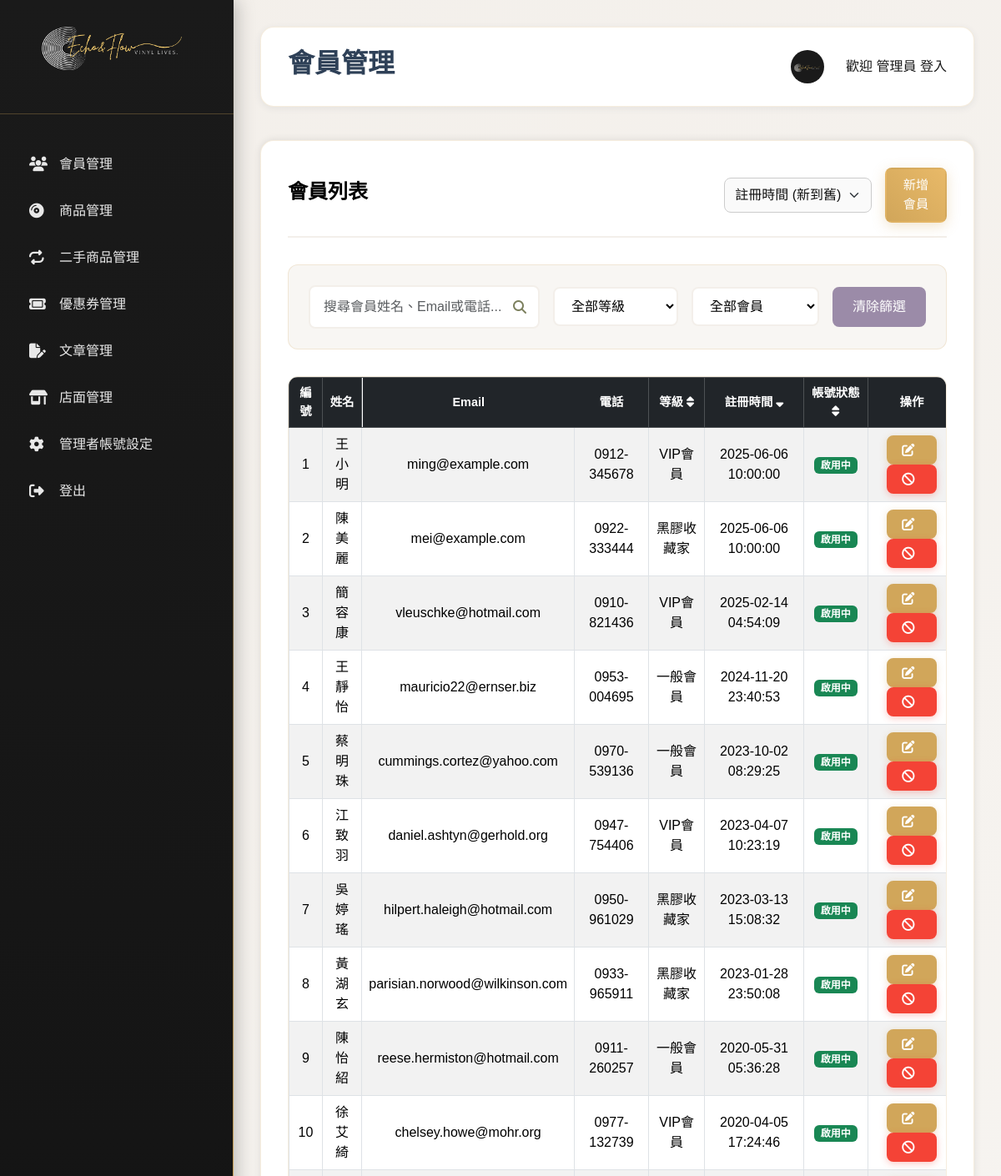
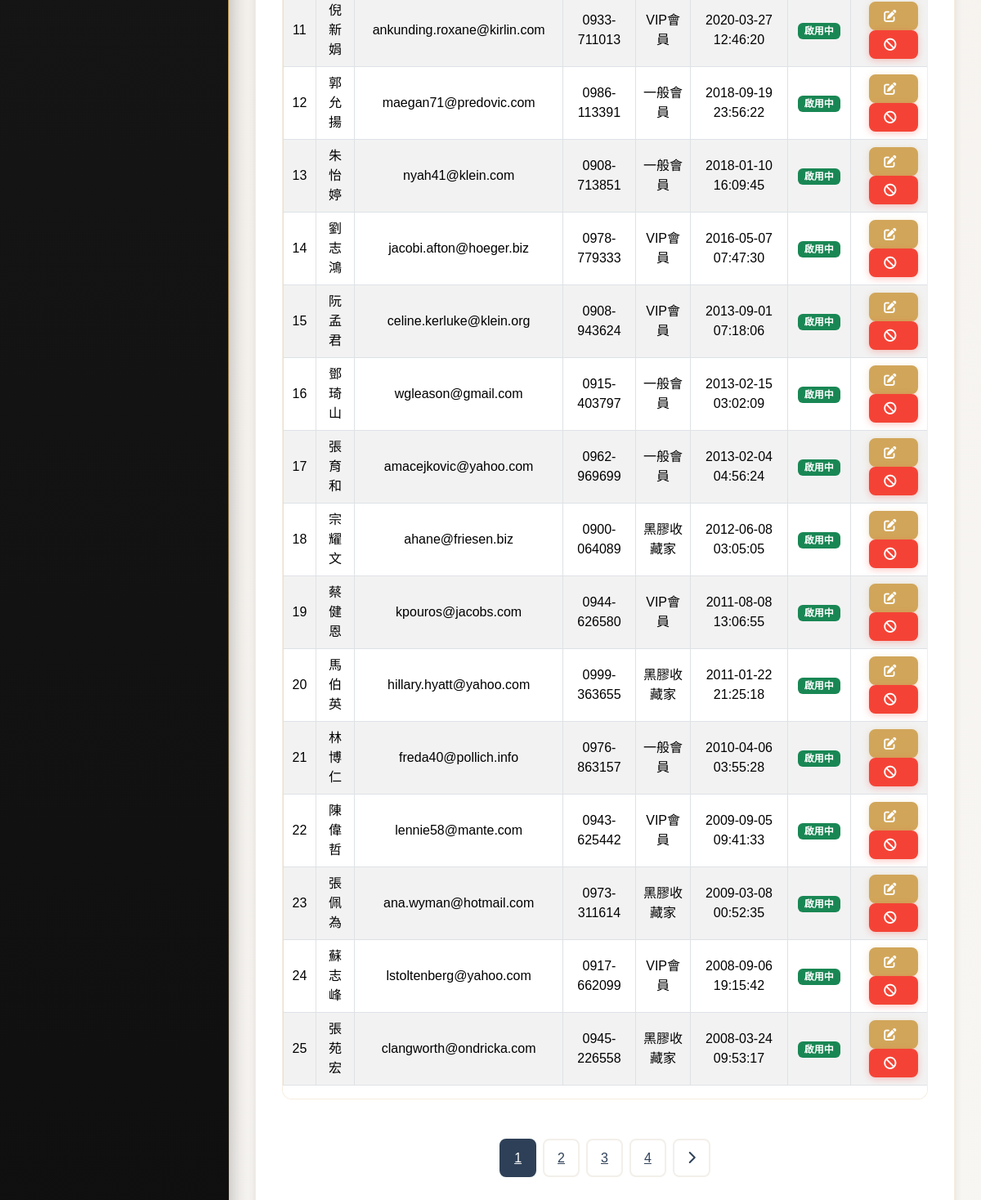
The page /users/index.php on the database its author committed (2 pictures, top to bottom).
### tables this page shows
CREATE TABLE `users` (
  `id` int(11) NOT NULL COMMENT '使用者ID',
  `name` varchar(100) NOT NULL COMMENT '使用者姓名',
  `account` varchar(100) NOT NULL COMMENT '帳號(使用信箱)',
  `password` varchar(100) NOT NULL COMMENT '密碼（要加密）',
  `email` varchar(100) DEFAULT NULL COMMENT '聯絡或驗證信箱',
  `phone` varchar(20) DEFAULT NULL COMMENT '手機號碼',
  `birthday` date DEFAULT NULL COMMENT '會員生日',
  `gender` enum('男','女') DEFAULT NULL COMMENT '性別',
  `level` enum('一般會員','VIP會員','黑膠收藏家') DEFAULT NULL COMMENT '會員等級',
  `created_at` datetime DEFAULT current_timestamp() COMMENT '註冊日期',
  `updated_at` datetime DEFAULT current_timestamp() ON UPDATE current_timestamp() COMMENT '資料更新日期',
  `is_valid` tinyint(4) NOT NULL DEFAULT 1
);

### users/index.php (the view, shortened to what this page needs)
<?php
require_once "../components/connect.php";
include "../template_top.php";
include "../template_main.php";
$perPage = 25;
$page = intval($_GET["page"] ?? 1);
$pageStart = ($page - 1) * $perPage;
$sortColumn = $_GET["sort"] ?? "created_at";
$sortOrder = $_GET["order"] ?? "DESC";
$sortOrder = strtoupper($sortOrder) === "ASC" ? "ASC" : "DESC";
$sql = "SELECT * FROM `users` WHERE 1=1 ";
$sqlAll = "SELECT * FROM `users` WHERE 1=1 ";
$status = $_GET["status"] ?? "";
$level = $_GET["level"] ?? "";
$search = $_GET["search"] ?? "";
$sql .= "ORDER BY `$sortColumn` $sortOrder ";
$sqlAll .= "ORDER BY `$sortColumn` $sortOrder ";
$sql .= "LIMIT $perPage OFFSET $pageStart";
try {
    $stmt = $pdo->prepare($sql);
    $stmtAll = $pdo->prepare($sqlAll);
    $params = [];
    if (!empty($params)) {
        $stmt->execute($params);
        $stmtAll->execute($params);
    } else {
        $stmt->execute();
        $stmtAll->execute();
    }
    $rows = $stmt->fetchAll(PDO::FETCH_ASSOC);
    $totalCount = $stmtAll->rowCount();
} catch (PDOException $e) {
    echo "錯誤: " . $e->getMessage();
    exit;
}
$totalPage = ceil($totalCount / $perPage);
?>
<div class="content-section">
    <div class="section-header d-flex justify-content-between align-items-center">
        <h3 class="section-title">會員列表</h3>
        <div class="d-flex align-items-center gap-3">
            <select id="sortFilter" onchange="handleSortChange(this)" class="form-select">
                <option value="created_at_desc" <?= $sortColumn === 'created_at' && $sortOrder === 'DESC' ? 'selected' : '' ?>>註冊時間 (新到舊)</option>
            </select>
            <a href="./add.php" class="btn btn-primary">新增會員</a>
        </div>
    </div>
    <div class="controls-section">
        <div class="search-box">
            <form action="" method="GET" class="d-flex">
                <input type="text" name="search" class="form-control" placeholder="搜尋會員姓名、Email或電話..."
                    value="<?= htmlspecialchars($search ?? '') ?>">
                <i class="fas fa-search search-icon" onclick="submitSearch()"></i>
            </form>
        </div>
        <div class="filter-group">
            <select id="levelFilter" onchange="handleLevelChange(this)">
                <option value="" <?= empty($level) ? 'selected' : '' ?>>全部等級</option>
            </select>
            <select id="statusFilter" onchange="handleStatusChange(this)">
                <option value="" <?= empty($status) ? 'selected' : '' ?>>全部會員</option>
            </select>
            <button class="clear-filters" onclick="clearFilters()">清除篩選</button>
        </div>
    </div>
    <div class="table-container table-responsive">
        <table class="table table-bordered table-striped align-middle ">
            <thead class="table-dark">
                <tr>
                    <th>編號</th>
                    <th>姓名</th>
                    <th>Email</th>
                    <th>電話</th>
                    <th>
                        <a href="?sort=level&order=<?= $sortColumn === 'level' && $sortOrder === 'ASC' ? 'DESC' : 'ASC' ?>" class="text-white text-decoration-none">
                            等級
                            <?php if ($sortColumn === 'level'): ?>
                                <i class="fas fa-sort-<?= $sortOrder === 'ASC' ? 'up' : 'down' ?>"></i>
                            <?php else: ?>
                                <i class="fas fa-sort"></i>
                            <?php endif; ?>
                        </a>
                    </th>
                    <th>
                        <a href="?sort=created_at&order=<?= $sortColumn === 'created_at' && $sortOrder === 'ASC' ? 'DESC' : 'ASC' ?>" class="text-white text-decoration-none">
                            註冊時間
                            <?php if ($sortColumn === 'created_at'): ?>
                                <i class="fas fa-sort-<?= $sortOrder === 'ASC' ? 'up' : 'down' ?>"></i>
                            <?php else: ?>
                                <i class="fas fa-sort"></i>
                            <?php endif; ?>
                        </a>
                    </th>
                    <th>
                        <a href="?sort=is_valid&order=<?= $sortColumn === 'is_valid' && $sortOrder === 'ASC' ? 'DESC' : 'ASC' ?>" class="text-white text-decoration-none">
                            帳號狀態
                            <?php if ($sortColumn === 'is_valid'): ?>
                                <i class="fas fa-sort-<?= $sortOrder === 'ASC' ? 'up' : 'down' ?>"></i>
                            <?php else: ?>
                                <i class="fas fa-sort"></i>
                            <?php endif; ?>
                        </a>
                    </th>
                    <th>操作</th>
                </tr>
            </thead>
            <tbody>
                <?php if (count($rows) > 0): ?>
                    <?php foreach ($rows as $index => $row): ?>
                        <tr>
                            <td><?= $index + 1 + ($page - 1) * $perPage ?></td>
                            <td><?= htmlspecialchars($row["name"] ?? '') ?></td>
                            <td><?= htmlspecialchars($row["email"] ?? '') ?></td>
                            <td><?= htmlspecialchars($row["phone"] ?? '') ?></td>
                            <td><?= htmlspecialchars($row["level"] ?? '') ?></td>
                            <td><?= htmlspecialchars($row["created_at"] ?? '') ?></td>
                            <td>
                                <?php if ($row["is_valid"] == 1): ?>
                                    <span class="badge bg-success">啟用中</span>
                                <?php else: ?>
                                    <span class="badge bg-danger">已停權</span>
                                <?php endif; ?>
                            </td>
                            <td>
                                <a href="update.php?id=<?= $row["id"] ?>" class="btn btn-sm btn-warning" title="修改">
                                    <i class="fas fa-edit"></i>
                                </a>
                                <?php if ($row["is_valid"] == 1): ?>
                                    <button class="btn btn-sm btn-danger btn-suspend" data-id="<?= $row["id"] ?>" title="停權">
                                        <i class="fas fa-ban"></i>
                                    </button>
                                <?php else: ?>
                                    <button class="btn btn-sm btn-success btn-restore" data-id="<?= $row["id"] ?>" title="恢復">
                                        <i class="fas fa-undo"></i>
                                    </button>
                                <?php endif; ?>
                            </td>
                        </tr>
                    <?php endforeach; ?>
                <?php else: ?>
                    <tr>
                        <td colspan="7" class="text-center">目前無資料</td>
                    </tr>
                <?php endif; ?>
            </tbody>
        </table>
    </div>
    <div class="pagination">
        <?php for ($i = 1; $i <= $totalPage; $i++): ?>
            <a href="?page=<?= $i ?>&sort=<?= $sortColumn ?>&order=<?= $sortOrder ?>"
                class="pagination-btn <?= ($page == $i) ? "active" : "" ?>"><?= $i ?></a>
        <?php endfor; ?>
        <?php if ($page < $totalPage): ?>
            <a href="?page=<?= $page + 1 ?>&sort=<?= $sortColumn ?>&order=<?= $sortOrder ?>" class="pagination-btn"><i
                    class="fas fa-chevron-right"></i></a>
        <?php endif; ?>
    </div>
    <?php include "../template_btm.php"; ?>

### rows shown on the page
users: perPage "1", name "王小明", email "ming@example.com", phone "0912-345678", level "VIP會員", created_at "2025-06-06 10:00:00", is_valid "啟用中"
users: perPage "2", name "陳美麗", email "mei@example.com", phone "0922-333444", level "黑膠收藏家", created_at "2025-06-06 10:00:00", is_valid "啟用中"
users: perPage "3", name "簡容康", email "vleuschke@hotmail.com", phone "0910-821436", level "VIP會員", created_at "2025-02-14 04:54:09", is_valid "啟用中"
users: perPage "4", name "王靜怡", email "mauricio22@ernser.biz", phone "0953-004695", level "一般會員", created_at "2024-11-20 23:40:53", is_valid "啟用中"
users: perPage "5", name "蔡明珠", email "cummings.cortez@yahoo.com", phone "0970-539136", level "一般會員", created_at "2023-10-02 08:29:25", is_valid "啟用中"
users: perPage "6", name "江致羽", email "daniel.ashtyn@gerhold.org", phone "0947-754406", level "VIP會員", created_at "2023-04-07 10:23:19", is_valid "啟用中"
users: perPage "7", name "吳婷瑤", email "hilpert.haleigh@hotmail.com", phone "0950-961029", level "黑膠收藏家", created_at "2023-03-13 15:08:32", is_valid "啟用中"
users: perPage "8", name "黃湖玄", email "parisian.norwood@wilkinson.com", phone "0933-965911", level "黑膠收藏家", created_at "2023-01-28 23:50:08", is_valid "啟用中"
users: perPage "9", name "陳怡紹", email "reese.hermiston@hotmail.com", phone "0911-260257", level "一般會員", created_at "2020-05-31 05:36:28", is_valid "啟用中"
users: perPage "10", name "徐艾綺", email "chelsey.howe@mohr.org", phone "0977-132739", level "VIP會員", created_at "2020-04-05 17:24:46", is_valid "啟用中"
users: perPage "11", name "倪新娟", email "ankunding.roxane@kirlin.com", phone "0933-711013", level "VIP會員", created_at "2020-03-27 12:46:20", is_valid "啟用中"
users: perPage "12", name "郭允揚", email "maegan71@predovic.com", phone "0986-113391", level "一般會員", created_at "2018-09-19 23:56:22", is_valid "啟用中"
users: perPage "13", name "朱怡婷", email "nyah41@klein.com", phone "0908-713851", level "一般會員", created_at "2018-01-10 16:09:45", is_valid "啟用中"
users: perPage "14", name "劉志鴻", email "jacobi.afton@hoeger.biz", phone "0978-779333", level "VIP會員", created_at "2016-05-07 07:47:30", is_valid "啟用中"
users: perPage "15", name "阮孟君", email "celine.kerluke@klein.org", phone "0908-943624", level "VIP會員", created_at "2013-09-01 07:18:06", is_valid "啟用中"
users: perPage "16", name "鄧琦山", email "wgleason@gmail.com", phone "0915-403797", level "一般會員", created_at "2013-02-15 03:02:09", is_valid "啟用中"
users: perPage "17", name "張育和", email "amacejkovic@yahoo.com", phone "0962-969699", level "一般會員", created_at "2013-02-04 04:56:24", is_valid "啟用中"
users: perPage "18", name "宗耀文", email "ahane@friesen.biz", phone "0900-064089", level "黑膠收藏家", created_at "2012-06-08 03:05:05", is_valid "啟用中"
users: perPage "19", name "蔡健恩", email "kpouros@jacobs.com", phone "0944-626580", level "VIP會員", created_at "2011-08-08 13:06:55", is_valid "啟用中"
users: perPage "20", name "馬伯英", email "hillary.hyatt@yahoo.com", phone "0999-363655", level "黑膠收藏家", created_at "2011-01-22 21:25:18", is_valid "啟用中"
users: perPage "21", name "林博仁", email "freda40@pollich.info", phone "0976-863157", level "一般會員", created_at "2010-04-06 03:55:28", is_valid "啟用中"
users: perPage "22", name "陳偉哲", email "lennie58@mante.com", phone "0943-625442", level "VIP會員", created_at "2009-09-05 09:41:33", is_valid "啟用中"
users: perPage "23", name "張佩為", email "ana.wyman@hotmail.com", phone "0973-311614", level "黑膠收藏家", created_at "2009-03-08 00:52:35", is_valid "啟用中"
users: perPage "24", name "蘇志峰", email "lstoltenberg@yahoo.com", phone "0917-662099", level "VIP會員", created_at "2008-09-06 19:15:42", is_valid "啟用中"
users: perPage "25", name "張苑宏", email "clangworth@ondricka.com", phone "0945-226558", level "黑膠收藏家", created_at "2008-03-24 09:53:17", is_valid "啟用中"

### other values the page prints
$item['label'] "會員管理"
$item['label'] "商品管理"
$item['label'] "二手商品管理"
$item['label'] "優惠券管理"
$item['label'] "文章管理"
$item['label'] "店面管理"
$item['label'] "管理者帳號設定"
$item['label'] "登出"
$pageTitle "會員管理"
